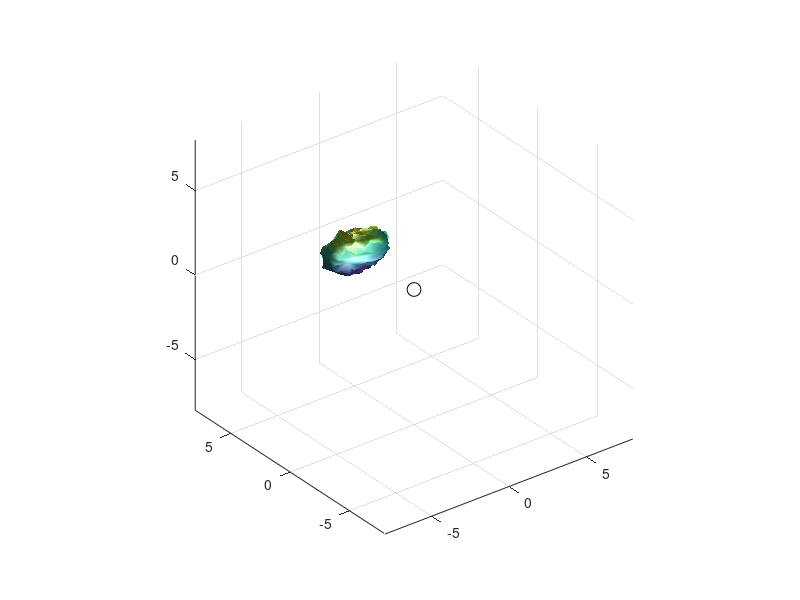
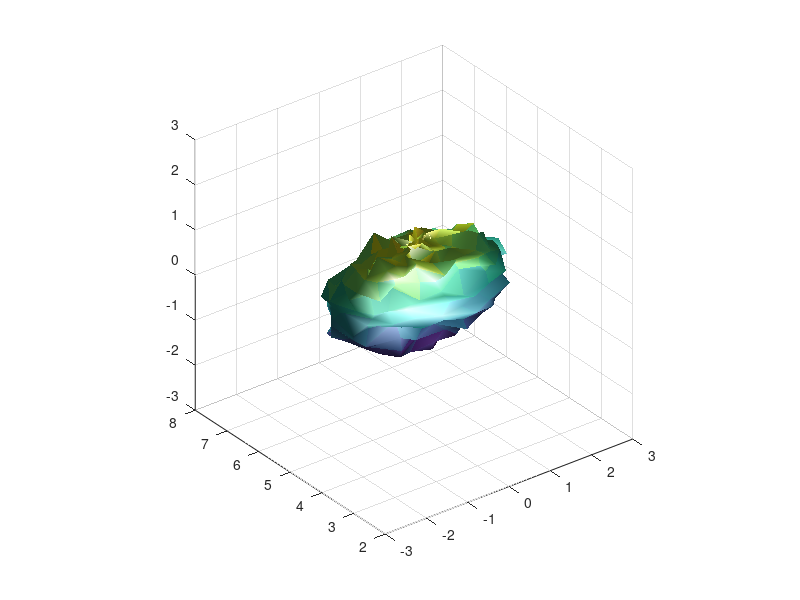

Reproduce these figures in MATLAB, in order. (Note: this script raises an error after producing the figures.)
 
[x, y, z] = ellipsoid(0,5,0,2,1,1,20);
c1 = 10;
x = x+randn(size(x))/c1;
y = y+randn(size(y))/c1;
z = z+randn(size(z))/c1;
figure(1)
clf
set(1,'Position', [100,265,560,420]) % small screen
%set(1,'Position', [2562,2,1280,1335]) % large screen
e1 = surf(x, y, z,'FaceLighting','phong','LineStyle','none','SpecularExponent',2);
axis equal
axlim = [-1,1,-1,1,-1,1]*8;
axis(axlim)
hold on
plot3(0,0,0,'ko','MarkerSize',10)
l1 = light('Position',[0 0 0],'Style','local');
hold off

figure(2)
clf
set(2,'Position', [661,265,560,420]) % small screen
%set(2,'Position', [3843,2,1280,1335])% large screen
e2 = surf(x, y, z,'FaceLighting','phong','LineStyle','none','SpecularExponent',2);
axis equal
hold on
l1 = light('Position',[0 0 0],'Style','local');
hold off
axis([-3,3,2,8,-3,3])

for j = 1:360*30
    rotate(e1,[30,0],1,[0,0,0])
    rotate(e1,[30,60],1,[mean(e1.XData(:)),mean(e1.YData(:)),mean(e1.ZData(:))])
    rotate(e2,[30,60],1,[0,5,0])
    pause(0.01)
    
end